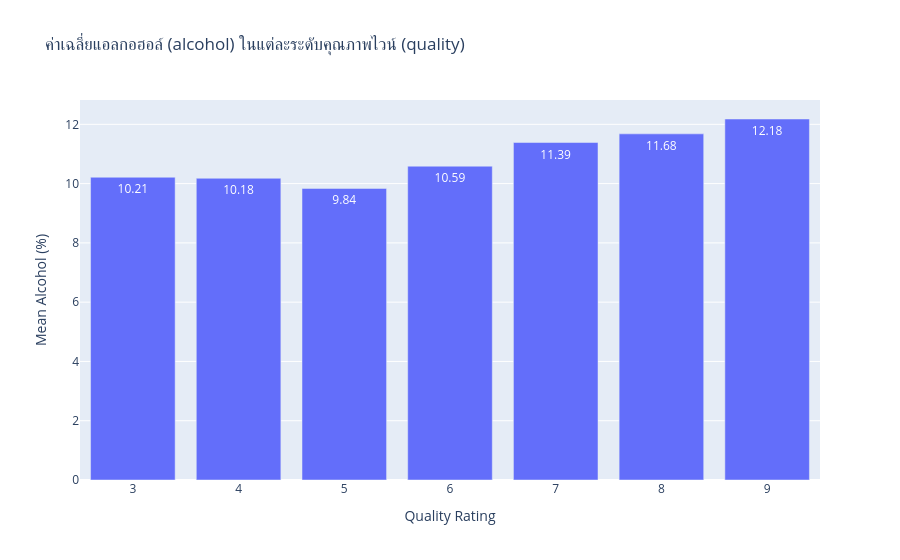

The notebook cell saved with this chart:
### Code cell
import pandas as pd
import plotly.express as px
from sklearn.preprocessing import PolynomialFeatures
from sklearn.linear_model import LinearRegression
from sklearn.metrics import r2_score
from sklearn.model_selection import train_test_split

# =========================================================
# ขั้นตอนที่ 1: โหลดข้อมูลจากไฟล์ CSV (Wine Quality Dataset)
# =========================================================
df = pd.read_csv('wine_quality_merged 7.csv')

print("--- Step 1: ตัวอย่างข้อมูล 5 แถวแรก ---")
print(df[['alcohol', 'quality']].head())
print(f"จำนวนข้อมูลทั้งหมด: {len(df)} แถว")

# เลือกตัวแปรอิสระ (X) และตัวแปรตาม (y)
X = df[['alcohol']]
y = df['quality']

# =========================================================
# ขั้นตอนที่ 2: วาดกราฟ Bar Chart (px.bar)
# =========================================================
# คำนวณค่าเฉลี่ยของ Alcohol แยกตาม Quality
mean_df = df.groupby('quality', as_index=False)['alcohol'].mean()

fig = px.bar(
    mean_df, 
    x='quality', 
    y='alcohol', 
    title='ค่าเฉลี่ยแอลกอฮอล์ (alcohol) ในแต่ละระดับคุณภาพไวน์ (quality)',
    labels={'alcohol': 'Mean Alcohol (%)', 'quality': 'Quality Rating'},
    text_auto='.2f' # แสดงตัวเลขเปอร์เซ็นต์บนแท่งกราฟ
)
fig.show()

# =========================================================
# ขั้นตอนที่ 3: Fit พหุนาม (PolynomialFeatures)
# =========================================================
# แปลง Feature ให้เป็น Polynomial (Degree 2)
poly = PolynomialFeatures(degree=2)
X_poly = poly.fit_transform(X)

# เทรน Linear Regression บน Polynomial Features
model = LinearRegression()
model.fit(X_poly, y)

# ทำนายผล
y_pred = model.predict(X_poly)

# =========================================================
# ขั้นตอนที่ 4: หา R² (r2_score)
# =========================================================
r2_full = r2_score(y, y_pred)
print(f"\n--- Step 4: ค่า R² Score (ชุดข้อมูลทั้งหมด) = {r2_full:.4f} ---")

# =========================================================
# ขั้นตอนที่ 5: train / test (train_test_split)
# =========================================================
# แบ่งข้อมูลเป็น Train 80% และ Test 20%
X_train, X_test, y_train, y_test = train_test_split(X, y, test_size=0.2, random_state=42)

# Fit และ Transform ข้อมูล Train/Test
poly_split = PolynomialFeatures(degree=2)
X_train_poly = poly_split

### Figure 1 — Plotly figure (JSON) as saved in the notebook; plotly's stock layout.template omitted (floating-point values rounded to 4 significant figures)
{"data": [{"hovertemplate": "Quality Rating=%{x}<br>Mean Alcohol (%)=%{y}<extra></extra>", "legendgroup": "", "marker": {"color": "#636efa", "pattern": {"shape": ""}}, "name": "", "orientation": "v", "showlegend": false, "textposition": "auto", "texttemplate": "%{y:.2f}", "type": "bar", "x": [3, 4, 5, 6, 7, 8, 9], "xaxis": "x", "y": [10.21, 10.18, 9.838, 10.59, 11.39, 11.68, 12.18], "yaxis": "y"}], "layout": {"barmode": "relative", "legend": {"tracegroupgap": 0}, "title": {"text": "ค่าเฉลี่ยแอลกอฮอล์ (alcohol) ในแต่ละระดับคุณภาพไวน์ (quality)"}, "xaxis": {"anchor": "y", "domain": [0, 1], "title": {"text": "Quality Rating"}}, "yaxis": {"anchor": "x", "domain": [0, 1], "title": {"text": "Mean Alcohol (%)"}}}}
